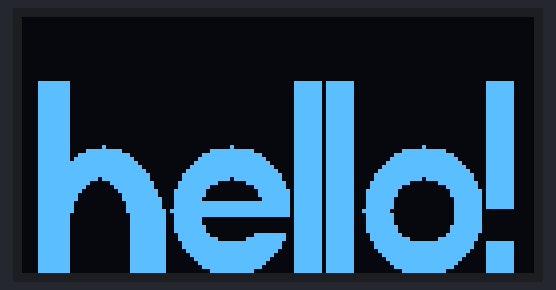
The program below on a simulated MicroPython board. Parts: 128×64 one-colour display. Library files of the repository ran but are not shown: ssd1306.py. At 1.2 s the program stops and its outputs stay as they are.

Above: at 0.3 s.

The program:

display.py
```python
"""
Module for controlling the display.

An instantiated Display is provided as disp (see final line)

"""
from machine import SoftI2C as I2C
from machine import Pin
from micropython import const
from ssd1306 import SSD1306_I2C
import time


class Display(SSD1306_I2C):

    def __init__(self):
        # Set up I2C (neded for the OLED display).
        sda_pin, scl_pin = const(4), const(15)  # white HiLetgo board
        sda = Pin(sda_pin)
        scl = Pin(scl_pin)
        i2c = I2C(sda=sda, scl=scl)

        # Reset I2C.
        rst = Pin(16, Pin.OUT)   # I2C reset pin
        rst.off()    # set GPIO16 low to reset OLED
        rst.on()     # while using I2C GPIO16 must be high

        # Set up the OLED display:
        w = const(128) # screen width
        h = const(64)  # screen height
        self.ch = const(8)  # character width/height
        super().__init__(w, h, i2c)

        # Say hello.
        self.say_hello()
        self.clear_()

    def unit(self, i=1):
        return int(i * self.ch)

    # Function to center text on display
    def center_text(self, s, row):
        self.text(s, self.width//2 - len(s)//2 * self.ch, row*self.ch)  #FrameBuffer.text(s, x, y)

    def clear(self):
        self.fill(0)

    def clear_(self):
        self.fill(0)
        self.show()

    def clear_top(self):
        self.fill_rect(0,0,self.width,16,0)

    def clear_bottom(self):
        self.fill_rect(0,16,self.width,48,0)

    # Clear contents of screen and create 1px border
    def clear_keep_border(self):
        display.fill(1)
        display.fill_rect(1,1,self.width-2,self.height-2,0)

    def show_row_labels(self):
        self.clear()
        for i in range(8):
            self.text(str(i), 0, self.unit(i))

        self.show()

    def ellipse(self, cx, cy, rx, ry, c=1, f=False):
        for i in range(cx-rx, cx+rx):
            for j in range(cy-ry, cy+ry):
                if f and self._in_ellipse(i, j, cx, cy, rx, ry):
                    self.pixel(i, j, c)
                elif (not f
                      and self._in_ellipse(i, j, cx, cy, rx, ry)
                      and not self._in_ellipse(i, j, cx, cy, rx-1, ry-1)):
                    self.pixel(i, j, c)

    def _in_ellipse(self, x, y, cx, cy, rx, ry):
        dx = x - cx
        dy = y - cy
        x_term = dx**2 / rx**2
        y_term = dy**2 / ry**2
        if x_term + y_term <= 1:
            return True
        else:
            return False

    # Function to say hello at startup
    def say_hello(self, long=False):
        if long:
            for amt in range(10, -1, -2):
                self._hello()
                self.dissolve(amt)
                self.show()
        else:
            self._hello()
            self.show()
        time.sleep(1)

    def dissolve(self, amt):
        for i in range(self.width):
            for j in range(self.height):
                if (i + j) % 10 < amt:
                    self.pixel(i, j, 0)

    def _hello(self):
        x = self.unit(0.5)
        self.clear()
        self.h(x)
        self.e(x + self.unit(4))
        self.l(x + self.unit(8))
        self.l(x + self.unit(9))
        self.o(x + self.unit(10))
        self.exc(x + self.unit(14))

    def h(self, x):
        self.ellipse(x+self.unit(2), self.unit(7), self.unit(2), self.unit(3), f=True)
        self.ellipse(x+self.unit(2)-1, self.unit(7), self.unit(1), self.unit(2), c=0, f=True)
        self.fill_rect(x, self.unit(7), self.unit(2), self.unit(1), 0)
        self.fill_rect(x, self.unit(2), self.unit(1), self.unit(6), 1)

    def e(self, x):
        self.ellipse(x+self.unit(2), self.unit(6), self.unit(2)-1, self.unit(2), f=True)
        self.ellipse(x+self.unit(2), self.unit(6), self.unit(1), self.unit(1), c=0, f=True)
        self.fill_rect(x+self.unit(0.5), self.unit(5.75), self.unit(3), self.unit(0.5), 1)
        self.fill_rect(x+self.unit(2), self.unit(6.25), self.unit(2), self.unit(0.5), 0)

    def l(self, x):
        self.fill_rect(x, self.unit(2), self.unit(1)-1, self.unit(6), 1)

    def o(self, x):
        self.ellipse(x+self.unit(2), self.unit(6), self.unit(2)-1, self.unit(2), f=True)
        self.ellipse(x+self.unit(2), self.unit(6), self.unit(1), self.unit(1), c=0, f=True)

    def exc(self, x):
        self.fill_rect(x, self.unit(2), self.unit(1)-1, self.unit(6), 1)
        self.fill_rect(x, self.unit(6), self.unit(1)-1, self.unit(1), 0)

disp = Display()
```

Measured:
- what the display in image 0 shows lasts 1.0 s, from 0.2 s to 1.2 s
